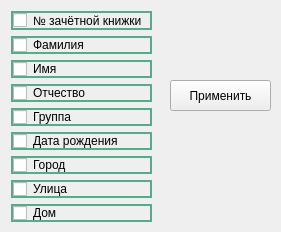
<?xml version="1.0" encoding="UTF-8"?>
<ui version="4.0">
 <class>studentForm</class>
 <widget class="QWidget" name="studentForm">
  <property name="geometry">
   <rect>
    <x>0</x>
    <y>0</y>
    <width>281</width>
    <height>232</height>
   </rect>
  </property>
  <property name="windowTitle">
   <string>Настройки столбцов &quot;Студент&quot;</string>
  </property>
  <widget class="QPushButton" name="pushButtonApplySettingsStudent">
   <property name="geometry">
    <rect>
     <x>170</x>
     <y>80</y>
     <width>101</width>
     <height>31</height>
    </rect>
   </property>
   <property name="text">
    <string>Применить</string>
   </property>
  </widget>
  <widget class="QWidget" name="layoutWidget">
   <property name="geometry">
    <rect>
     <x>11</x>
     <y>11</y>
     <width>141</width>
     <height>211</height>
    </rect>
   </property>
   <layout class="QVBoxLayout" name="verticalLayout_2">
    <item>
     <widget class="QCheckBox" name="checkBox_gradebook">
      <property name="sizePolicy">
       <sizepolicy hsizetype="Minimum" vsizetype="Minimum">
        <horstretch>0</horstretch>
        <verstretch>0</verstretch>
       </sizepolicy>
      </property>
      <property name="styleSheet">
       <string notr="true">border: 2px solid;
border-color: rgb(89, 170, 139);</string>
      </property>
      <property name="text">
       <string>№ зачётной книжки</string>
      </property>
     </widget>
    </item>
    <item>
     <widget class="QCheckBox" name="checkBox_family">
      <property name="sizePolicy">
       <sizepolicy hsizetype="Minimum" vsizetype="Minimum">
        <horstretch>0</horstretch>
        <verstretch>0</verstretch>
       </sizepolicy>
      </property>
      <property name="styleSheet">
       <string notr="true">border: 2px solid;
border-color: rgb(89, 170, 139);</string>
      </property>
      <property name="text">
       <string>Фамилия</string>
      </property>
     </widget>
    </item>
    <item>
     <widget class="QCheckBox" name="checkBox_name">
      <property name="sizePolicy">
       <sizepolicy hsizetype="Minimum" vsizetype="Minimum">
        <horstretch>0</horstretch>
        <verstretch>0</verstretch>
       </sizepolicy>
      </property>
      <property name="styleSheet">
       <string notr="true">border: 2px solid;
border-color: rgb(89, 170, 139);</string>
      </property>
      <property name="text">
       <string>Имя</string>
      </property>
     </widget>
    </item>
    <item>
     <widget class="QCheckBox" name="checkBox_patronymic">
      <property name="sizePolicy">
       <sizepolicy hsizetype="Minimum" vsizetype="Minimum">
        <horstretch>0</horstretch>
        <verstretch>0</verstretch>
       </sizepolicy>
      </property>
      <property name="styleSheet">
       <string notr="true">border: 2px solid;
border-color: rgb(89, 170, 139);</string>
      </property>
      <property name="text">
       <string>Отчество</string>
      </property>
     </widget>
    </item>
    <item>
     <widget class="QCheckBox" name="checkBox_group">
      <property name="sizePolicy">
       <sizepolicy hsizetype="Minimum" vsizetype="Minimum">
        <horstretch>0</horstretch>
        <verstretch>0</verstretch>
       </sizepolicy>
      </property>
      <property name="styleSheet">
       <string notr="true">border: 2px solid;
border-color: rgb(89, 170, 139);</string>
      </property>
      <property name="text">
       <string>Группа</string>
      </property>
     </widget>
    </item>
    <item>
     <widget class="QCheckBox" name="checkBox_date_birthday">
      <property name="sizePolicy">
       <sizepolicy hsizetype="Minimum" vsizetype="Minimum">
        <horstretch>0</horstretch>
        <verstretch>0</verstretch>
       </sizepolicy>
      </property>
      <property name="styleSheet">
       <string notr="true">border: 2px solid;
border-color: rgb(89, 170, 139);</string>
      </property>
      <property name="text">
       <string>Дата рождения</string>
      </property>
     </widget>
    </item>
    <item>
     <widget class="QCheckBox" name="checkBox_town">
      <property name="sizePolicy">
       <sizepolicy hsizetype="Minimum" vsizetype="Minimum">
        <horstretch>0</horstretch>
        <verstretch>0</verstretch>
       </sizepolicy>
      </property>
      <property name="styleSheet">
       <string notr="true">border: 2px solid;
border-color: rgb(89, 170, 139);</string>
      </property>
      <property name="text">
       <string>Город</string>
      </property>
     </widget>
    </item>
    <item>
     <widget class="QCheckBox" name="checkBox_street">
      <property name="sizePolicy">
       <sizepolicy hsizetype="Minimum" vsizetype="Minimum">
        <horstretch>0</horstretch>
        <verstretch>0</verstretch>
       </sizepolicy>
      </property>
      <property name="styleSheet">
       <string notr="true">border: 2px solid;
border-color: rgb(89, 170, 139);</string>
      </property>
      <property name="text">
       <string>Улица</string>
      </property>
     </widget>
    </item>
    <item>
     <widget class="QCheckBox" name="checkBox_hoise_flat">
      <property name="sizePolicy">
       <sizepolicy hsizetype="Minimum" vsizetype="Minimum">
        <horstretch>0</horstretch>
        <verstretch>0</verstretch>
       </sizepolicy>
      </property>
      <property name="styleSheet">
       <string notr="true">border: 2px solid;
border-color: rgb(89, 170, 139);</string>
      </property>
      <property name="text">
       <string>Дом</string>
      </property>
     </widget>
    </item>
   </layout>
  </widget>
 </widget>
 <resources/>
 <connections/>
</ui>
